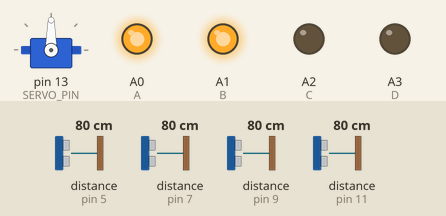
Bench run of a sketch on a simulated Arduino Uno, built with avr-gcc and run on an emulated ATmega328P. Parts: servo, output pins drawn as LEDs (lit = HIGH). Wiring (inferred from the names in the program): 4 × ultrasonic range finder: trigger pin 6, echo pin 5 / trigger pin 8, echo pin 7 / trigger pin 10, echo pin 9 / trigger pin 12, echo pin 11. The inputs (shaded band) are chosen by the test bench; at power-on: distance to the obstacle (sensors on pin 5, pin 7, pin 9, pin 11) 80 cm. The echo pulse lasts 58.3 µs per cm; pins used as bus, display or sensor lines are not drawn.

Above: at 2.0 s.
2.1 s: distance to the obstacle (sensor on pin 5) set to 97 cm
3.9 s: distance to the obstacle (sensor on pin 5) set to 105 cm
At 5.1 s:
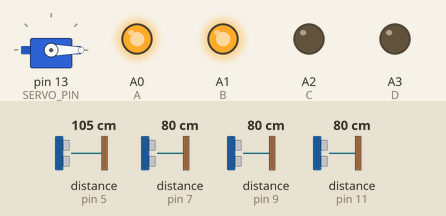
5.7 s: distance to the obstacle (sensor on pin 7) set to 35 cm
7.3 s: distance to the obstacle (sensor on pin 7) set to 30 cm
At 8.7 s:
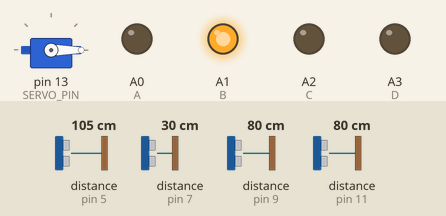
9.0 s: distance to the obstacle (sensor on pin 9) set to 34 cm
10.9 s: distance to the obstacle (sensor on pin 9) set to 29 cm
At 13.3 s:
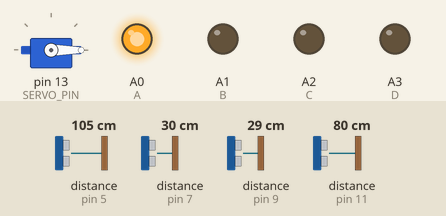
Timing chart, 0 to 14.3 s (numbered marks = the images above; inputs shaded):
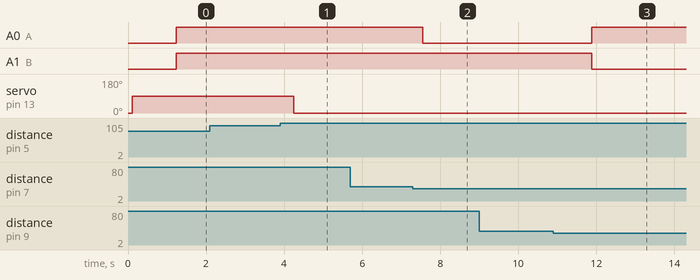

The sketch:

Park_system.ino
```cpp
#include <Servo.h>

// pin guude zarlaj ogch baina
const int SensorNum = 3;
int TRIG_PINS[SensorNum] = {12, 10, 8};
int ECHO_PINS[SensorNum] = {11, 9, 7};
unsigned int distances[SensorNum] = {0, 0, 0};

#define TRIG_PIN 6
#define ECHO_PIN 5
unsigned int distance = 0;

#define SERVO_PIN 13
#define A A0
#define B A1
#define C A2
#define D A3
Servo myservo;

// define variables
bool state = false;


void setup() {
  Serial.begin(9600);
  //servo bolon busad pinguude init hiij baina
  myservo.attach(SERVO_PIN);
  myservo.write(0);
  pinMode(ECHO_PIN, INPUT);
  pinMode(TRIG_PIN, OUTPUT);
  for(int i = 0; i < SensorNum; i++) {
    pinMode(ECHO_PINS[i], INPUT);
  	pinMode(TRIG_PINS[i], OUTPUT);
  }
  pinMode(A, OUTPUT);
  pinMode(B, OUTPUT);
  pinMode(C, OUTPUT);
  pinMode(D, OUTPUT);
}

void loop() {
  gateHandler();
  parkHandler();
}

void gateHandler() {
  /*program ajilj ehlehed distance sensor anh udaa ajilj
  baiga bolhoor init hiihgu bol servo ajilaad baisan*/
  /*
  while(distance == 0) {
  	distance = ultra(TRIG_PIN, ECHO_PIN);
  }
  */
  distance = ultra(TRIG_PIN, ECHO_PIN);

  //haalga neegdeh uyiin nohtsol
  //nemelteer haalganii tolviig nemj ogson baiga
  if(distance <= 100 && !state) {
  	myservo.write(90);
    delay(15);
    state = true;
    delay(500);
  } else if(distance > 100 && state){
  //haalga haagdah uyiin nohtsol
  	myservo.write(0);
    delay(15);
    state = false;
    delay(500);
  }
  /*haalganii tuluv ni neelttei baihad dahiad
  neeh hergu tul nemj ogson bga*/
}

void parkHandler() {
  int counter = SensorNum;
  for(int i = 0; i < SensorNum; i++) {
  	distances[i] = ultra(TRIG_PINS[i], ECHO_PINS[i]);
    /*
    while(distances[i] == 0) {
  	  ultra(TRIG_PINS, ECHO_PINS);
  	}
    */
    delay(100);
    if(distances[i] <= 30){
      counter -= 1;
    }
  }
  binTo7seg(counter);
}

unsigned long duration;
unsigned int _distance;
//distance sensoroos utga awah function
unsigned int ultra(int trig, int echo) {
  digitalWrite(trig, LOW);
  delay(1);
  digitalWrite(trig, HIGH);
  delayMicroseconds(10);
  digitalWrite(trig, LOW);

  duration = pulseIn(echo, HIGH);
  _distance = duration * 0.0173;
  delay(100);
  return _distance;
}

void binTo7seg(int count) {
  if(count == 0) {//write 0000
    digitalWrite(A,  LOW);
    digitalWrite(B, LOW);
    digitalWrite(C, LOW);
    digitalWrite(D,  LOW);
  }
  if(count == 1) {//write 0001
    digitalWrite(A, HIGH);
    digitalWrite(B, LOW);
    digitalWrite(C, LOW);
    digitalWrite(D, LOW);
  }
  if(count == 2) {//write 0010
    digitalWrite(A, LOW);
    digitalWrite(B, HIGH);
    digitalWrite(C, LOW);
    digitalWrite(D, LOW);
  }
  if(count == 3) {//write 0011
    digitalWrite(A, HIGH);
    digitalWrite(B, HIGH);
    digitalWrite(C, LOW);
    digitalWrite(D, LOW);
  }
  if(count == 4) {//write 0100
    digitalWrite(A,  LOW);
    digitalWrite(B, LOW);
    digitalWrite(C, HIGH);
    digitalWrite(D,  LOW);
  }
  if(count == 5) {//write 0101
    digitalWrite(A,  HIGH);
    digitalWrite(B, LOW);
    digitalWrite(C, HIGH);
    digitalWrite(D,  LOW);
  }
  if(count == 6) {//write 0110
    digitalWrite(A,  LOW);
    digitalWrite(B, HIGH);
    digitalWrite(C, HIGH);
    digitalWrite(D,  LOW);
  }
  if(count == 7) {//write 0111
    digitalWrite(A,  HIGH);
    digitalWrite(B, HIGH);
    digitalWrite(C, HIGH);
    digitalWrite(D,  LOW);
  }
  if(count == 8) {//write 1000
    digitalWrite(A,  LOW);
    digitalWrite(B, LOW);
    digitalWrite(C, LOW);
    digitalWrite(D,  HIGH);
  }
  if(count == 9) {//write 1001
    digitalWrite(A,  HIGH);
    digitalWrite(B, LOW);
    digitalWrite(C, LOW);
    digitalWrite(D,  HIGH);
  }
}
```

Measured:
- the behaviour switches between 100 and 101 cm on distance to the obstacle (sensor on pin 5) (found by bisection; images 0 and 1)
- the behaviour switches between 32 and 31 cm on distance to the obstacle (sensor on pin 7) (found by bisection; images 1 and 2)
- the behaviour switches between 32 and 31 cm on distance to the obstacle (sensor on pin 9) (found by bisection; images 2 and 3)
- after the input at 2.1 s, every drawn part: stays the same
- after the input at 3.9 s, servo on pin 13 (SERVO_PIN): 90° → 0° after 0.35 s
- after the input at 5.7 s, every drawn part: stays the same
- after the input at 7.3 s, A0 (A): HIGH → LOW after 0.25 s
- after the input at 9.0 s, every drawn part: stays the same
- after the input at 10.9 s, A0 (A): LOW → HIGH after 0.98 s; A1 (B): HIGH → LOW after 0.98 s
